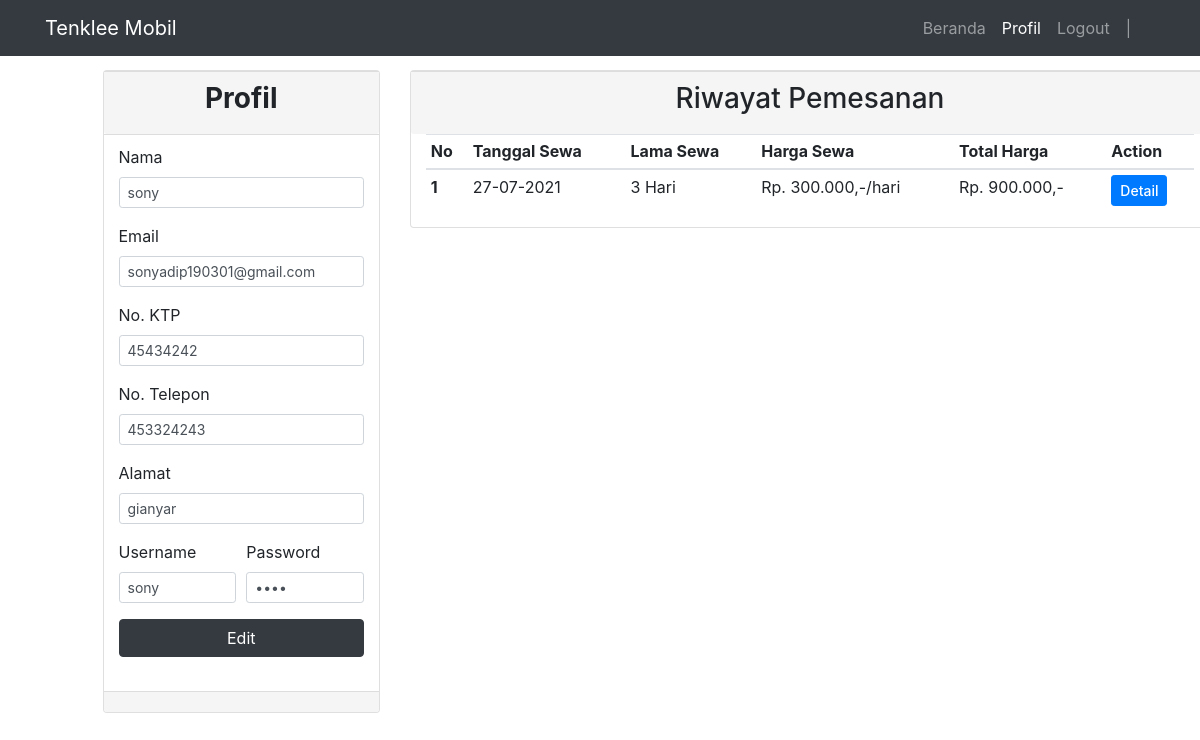
The page /Pelanggan/edit_profil.php?no_ktp=45434242 on the database its author committed.
### tables this page shows
CREATE TABLE `pelanggan` (
  `no_ktp` varchar(20) NOT NULL,
  `nama` varchar(30) DEFAULT NULL,
  `email` varchar(30) DEFAULT NULL,
  `no_telp` varchar(15) DEFAULT NULL,
  `alamat` varchar(50) DEFAULT NULL,
  `username` varchar(10) DEFAULT NULL,
  `password` varchar(32) DEFAULT NULL
);

CREATE TABLE `transaksi` (
  `id_transaksi` int(11) NOT NULL,
  `no_ktp` varchar(16) DEFAULT NULL,
  `no_mobil` varchar(10) DEFAULT NULL,
  `tgl_sewa` date DEFAULT NULL,
  `lama` int(5) DEFAULT NULL,
  `status` enum('0','1') DEFAULT NULL,
  `bukti` varchar(100) NOT NULL
);

CREATE TABLE `mobil` (
  `no_mobil` varchar(10) NOT NULL,
  `merk` varchar(20) DEFAULT NULL,
  `nama_mobil` varchar(30) DEFAULT NULL,
  `deskripsi` varchar(200) DEFAULT NULL,
  `gambar` varchar(100) DEFAULT NULL,
  `harga` int(7) DEFAULT NULL,
  `status` enum('0','1') DEFAULT NULL,
  `id_pemilik` int(10) DEFAULT NULL
);

### Pelanggan/edit_profil.php (the view, shortened to what this page needs)
<!doctype html>
<html lang="en">
  <head>
    <link rel="stylesheet" href="https://maxcdn.bootstrapcdn.com/bootstrap/4.0.0/css/bootstrap.min.css">
  </head>
  <body>
  <nav class="navbar navbar-expand-lg navbar-dark bg-dark fixed-top">
    <div class="container">
    <a class="navbar-brand" href="#">Tenklee Mobil</a>
    <div class="collapse navbar-collapse" id="navbarNavAltMarkup">
        <div class="navbar-nav ml-auto">
        <a class="nav-item nav-link" href="beranda_pelanggan.php">Beranda</a>
        <a class="nav-item nav-link active" href="">Profil</a>
        <a class="nav-item nav-link" href="../Logout.php" onclick="return confirm('Apakah anda yakin ingin keluar ?')">Logout</a>
        <a class="nav-item nav-link" href="#"> | </a>
                <a class="nav-link" href="#" style="font-weight: bold; color:deepskyblue;">
                                            <?php
                                            $username=$_SESSION['username'];
                                            echo $username
                                            ?></a>
        </div>
    </div>
    </div>
    </nav>
    <?php
    if(isset($_GET['no_ktp'])){
        $no_ktp = $_GET['no_ktp'];
    }
    else {
        die ("Error. No ID Selected!");
    }
    include "../config.php";
    $query = mysqli_query($connection, "SELECT * FROM pelanggan WHERE no_ktp='$no_ktp'");
    $row = mysqli_fetch_array($query);
?>
    <div class="row">
        <div class="col-md-1"></div>
            <div class="col-md-3">
                    <div class="card">
                    <form method="post" action="update_profil.php">
                        <div class="panel-heading panel-custom"><h3 class="text-center"><b>Profil</b></h3></div>
                        <div class="panel-body panel-custom">
                            <form action="<?=$_SERVER['REQUEST_URI']?>" method="POST">
                                <div class="form-group">
                                    <label for="nama">Nama</label>
                                    <input type="text" name="nama" class="form-control form-control-sm" id="nama" placeholder="" autofocus="on" value="<?php echo $row['nama'];?>">
                                </div>
                                <div class="form-group">
                                    <label for="Email">Email</label>
                                    <input type="text" name="email" class="form-control form-control-sm" id="email" placeholder="" value="<?php echo $row['email'];?>">
                                </div>
                                <div class="form-group">
                                    <label for="no_ktp">No. KTP</label>
                                    <input type="text" name="no_ktp" class="form-control form-control-sm" id="no_ktp" placeholder="" value="<?php echo $row['no_ktp'];?>">
                                </div>
                                <div class="form-group">
                                    <label for="no_telp">No. Telepon</label>
                                    <input type="text" name="no_telp" class="form-control form-control-sm" id="no_telp" placeholder="" value="<?php echo $row['no_telp'];?>">
                                </div>
                                <div class="form-group">
                                    <label for="alamat">Alamat</label>
                                    <input type="text" name="alamat" class="form-control form-control-sm" id="alamat" placeholder="" value="<?php echo $row['alamat'];?>">
                                </div>
                                <form>
                                    <div class="form-row">
                                        <div class="form-group col-md-6">
                                        <label for="username">Username</label>
                                        <input type="text" name="username" class="form-control form-control-sm" id="username" placeholder="" value="<?php echo $row['username'];?>">
                                        </div>
                                        <div class="form-group col-md-6">
                                        <label for="password">Password</label>
                                        <input type="password" name="password" class="form-control form-control-sm" id="password" placeholder="" value="<?php echo $row['password'];?>">
                                        </div>
                                    </div>
                                <button type="submit" class="btn btn-dark btn-block">Edit</button>
                            </form>
                        </div>
                        <br>
                        <div class="panel-footer panel-custom">
                        </div>
                    </div>
                </div>
    <br>
    <div class="col-sm-5">
        <div class="card" style="width: 50rem;">
        <div class="panel-heading panel-custom"><h3 class="text-center">Riwayat Pemesanan</h3></div>
	        <div class="panel-body">
            <div class="col-sm-12">
	            <table class="table table-sm">
	                <thead>
	                    <tr>
	                        <th scope="col">No</th>
	                        <th scope="col">Tanggal Sewa</th>
	                        <th scope="col">Lama Sewa</th>
                            <th scope="col">Harga Sewa</th>
                            <th scope="col">Total Harga</th>
                        <th scope="col">Action</th>
	                    </tr>
	                </thead>
	                <tbody>
                    <?php $no = 1; ?>
                            <?php
                            include "../config.php";
                            $query = mysqli_query($connection, "SELECT pelanggan.nama, pelanggan.email, mobil.harga, mobil.nama_mobil, mobil.merk, transaksi.tgl_sewa, transaksi.id_transaksi, transaksi.lama, transaksi.status, detail_transaksi.id_detail, (harga*lama) as total_harga
                            FROM pelanggan
                            INNER JOIN transaksi ON transaksi.no_ktp = pelanggan.no_ktp
                            INNER JOIN mobil ON transaksi.no_mobil = mobil.no_mobil
                            INNER JOIN detail_transaksi ON detail_transaksi.id_transaksi = transaksi.id_transaksi where transaksi.no_ktp = $no_ktp ;");
                            ?>
	                        <?php while($row = $query->fetch_assoc()):
                                $status = $row['status'];
                                $new_date = date('d-m-Y', strtotime($row['tgl_sewa'])); ?>
	                        <tr>
                            <th scope="row"><?=$no++?></th>
								<td><?=$new_date?></td>
								<td><?=$row['lama']?> Hari</td>
                                <td>Rp. <?=number_format($row["harga"],0,",",".");?>,-/hari</td>
                                <td>Rp. <?=number_format($row["total_harga"],0,",",".");?>,-</td>
	                            <td class="hidden-print">
	                                <div class="btn-group">
                                        <?php
                                        if($status == '0') { ?>
                                            <a href="detail_transaksi.php?id_detail=<?php echo $row ['id_detail'];?>" style="font-weight: 500" class="btn btn-primary btn-sm">Detail</a>
                                        <?php }
                                        else {?>
                                            <a href="konfirmasi.php?id_detail=<?php echo $row ['id_detail'];?>" style="font-weight: 500" class="btn btn-danger btn-sm">konfirmasi</a>
                                            <a href="detail_transaksi.php?id_detail=<?php echo $row ['id_detail'];?>" style="font-weight: 500" class="btn btn-primary btn-sm">Detail</a>
                                       <?php } ?>
    	                                </div>
	                            </td>
	                        </tr>
                            <?php endwhile ?>
	                </tbody>
	            </table>
	        </div>
	    </div>
        </div>
    </div>
</body>
</html>

### Pelanggan/edit_profil.php (style rules this page uses)
.panel-footer.panel-custom { padding: 10px 15px; background-color: #f5f5f5; border-top: 1px solid #ddd; border-bottom-right-radius: 3px; border-bottom-left-radius: 3px; }
.panel-heading.panel-custom { padding: 10px 15px; background-color: #f5f5f5; border-top: 1px solid #ddd; border-bottom-right-radius: 3px; border-bottom-left-radius: 3px; }
.panel-body.panel-custom { padding: 10px 15px; background-color: white; border-top: 1px solid #ddd; border-bottom-right-radius: 3px; border-bottom-left-radius: 3px; }
body { margin-top: 70px; background-size:cover; }

### rows shown on the page
pelanggan: nama "sony", email "sonyadip190301@gmail.com", no_ktp "45434242", no_telp "453324243", alamat "gianyar", username "sony", transaksi.tgl_sewa "27-07-2021", transaksi.lama "3", mobil.harga "300.000", total_harga "900.000"
